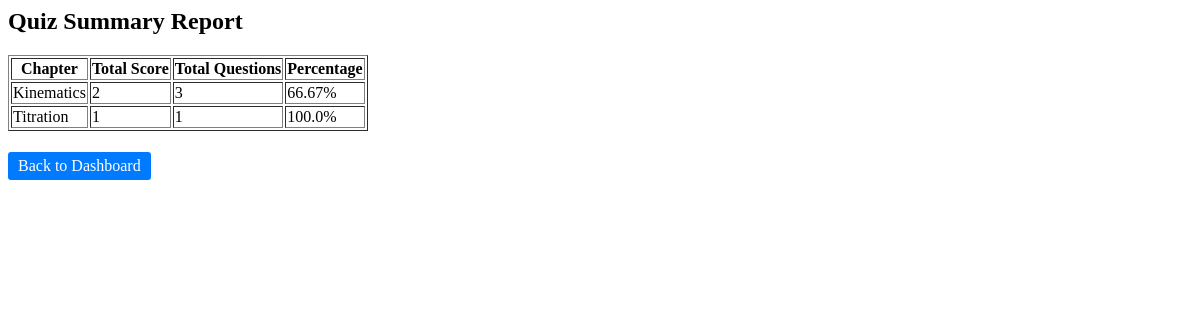
The app's page /quiz_summary (signed in) with its own data.
### models/models.py (models this page shows)
class Chapter(db.Model):
    id = db.Column(db.Integer, primary_key=True)
    subject_id = db.Column(db.Integer, db.ForeignKey('subject.id'), nullable=False) # Link to subject
    name = db.Column(db.String(150), nullable=False)
    description = db.Column(db.Text, nullable=True)

### app.py (the view)
@app.route("/quiz_summary")
def quiz_summary():
    if "user_id" not in session or session["role"] != "user":
        return redirect(url_for("login"))
    user_id = session["user_id"]
    scores = Score.query.filter_by(user_id=user_id).all()
    summary = {}
    for score in scores:
        quiz = Quiz.query.get(score.quiz_id)
        if not quiz:  # Quiz was deleted
            continue
        chapter = Chapter.query.get(quiz.chapter_id)
        if not chapter:  # Chapter was deleted
            continue
        question_count = Question.query.filter_by(quiz_id=quiz.id).count()
        if question_count == 0:
            continue  # Skip quizzes with no question
        if chapter.id not in summary:
            summary[chapter.id] = {
                "chapter_name": chapter.name,
                "total_score": 0,
                "total_questions": 0
            }
        summary[chapter.id]["total_score"] += score.total_scored
        summary[chapter.id]["total_questions"] += score.total_questions
    return render_template("quiz_summary.html", summary=summary)

### templates/quiz_summary.html (shortened to what this page needs)
<head>
    <link rel="stylesheet" href="{{ url_for('static', filename='styles.css') }}">
</head>
<body>
    <h2>Quiz Summary Report</h2>
    <table border="1">
        <tr>
            <th>Chapter</th>
            <th>Total Score</th>
            <th>Total Questions</th>
            <th>Percentage</th>
        </tr>
        {% for chapter in summary.values() %}
        <tr>
            <td>{{ chapter.chapter_name }}</td>
            <td>{{ chapter.total_score }}</td>
            <td>{{ chapter.total_questions }}</td>
            <td>{{ (chapter.total_score / chapter.total_questions * 100) | round(2) }}%</td>
        </tr>
        {% endfor %}
    </table>
    <p><a class="button" href="{{ url_for('user_dashboard') }}">Back to Dashboard</a></p>
</body>

### static/styles.css (style rules this page uses)
.button { display: inline-block; margin-top: 5px; padding: 5px 10px; text-decoration: none; background-color: #007bff; color: white; border-radius: 3px; }

### records on screen
Chapter: chapter_name "Kinematics", total_score "2", total_questions "3", total_score "66.67"
Chapter: chapter_name "Titration", total_score "1", total_questions "1", total_score "100.0"
